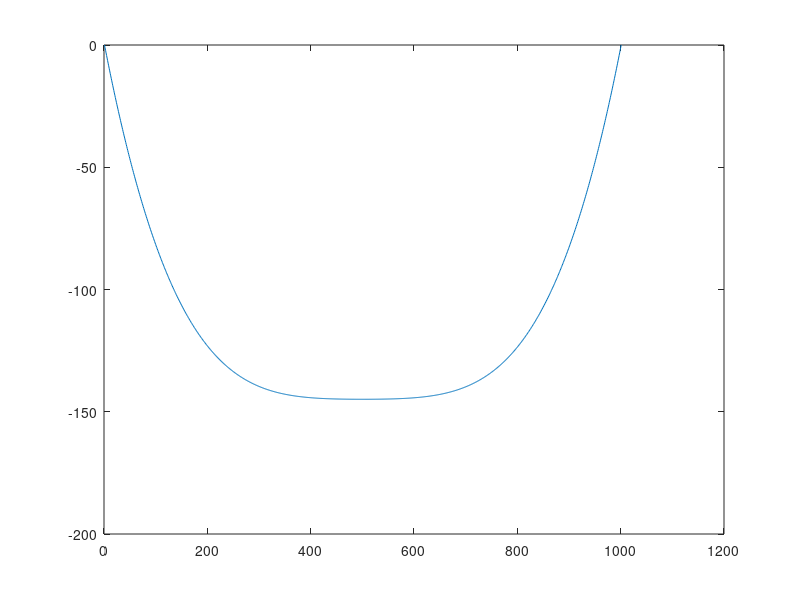
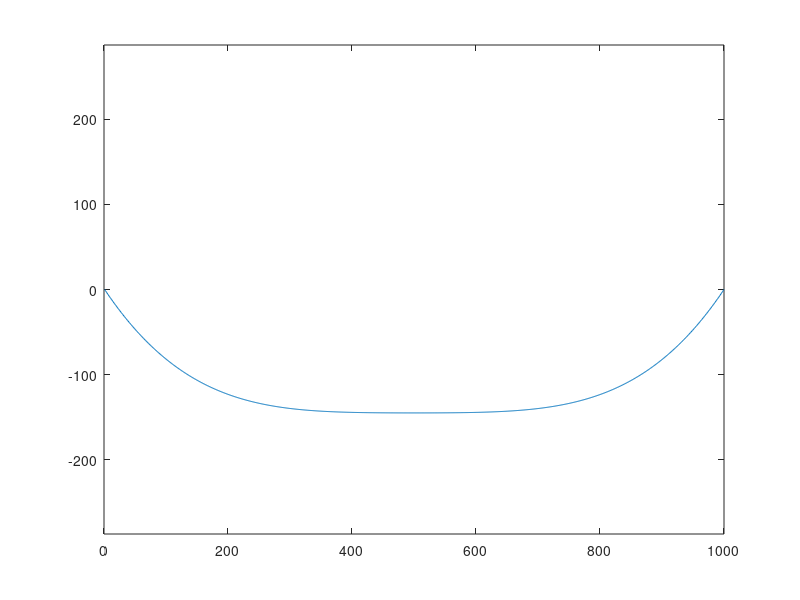

Source code (MATLAB) for these figures, in order:
% womersley solution
Re = 10;
P = 800;
R = 0.5;
r = R:-0.001:0;
r = [r fliplr(r(1:end-1))];
u0 = i*P/pi * (1 - besselj(0,(sqrt(pi*Re) * i^(1.5) * r))/besselj(0,(0.5 * sqrt(pi*Re) * i^(1.5))));
t = 0:0.1:10.0;
u = zeros(length(t),length(u0));
u = (cos(pi*t) + i*sin(pi*t))' * u0;
close all
figure
plot(real(u0));

max_mag = max(abs(max(max(real(u)))),abs(min(min(real(u)))));

figure
hold off
for j=1:length(t)
    plot(real(u(j,:)));
    axis([0 length(u0) -max_mag max_mag])
    %plot(real(u0(:)));
    pause(0.5)
end